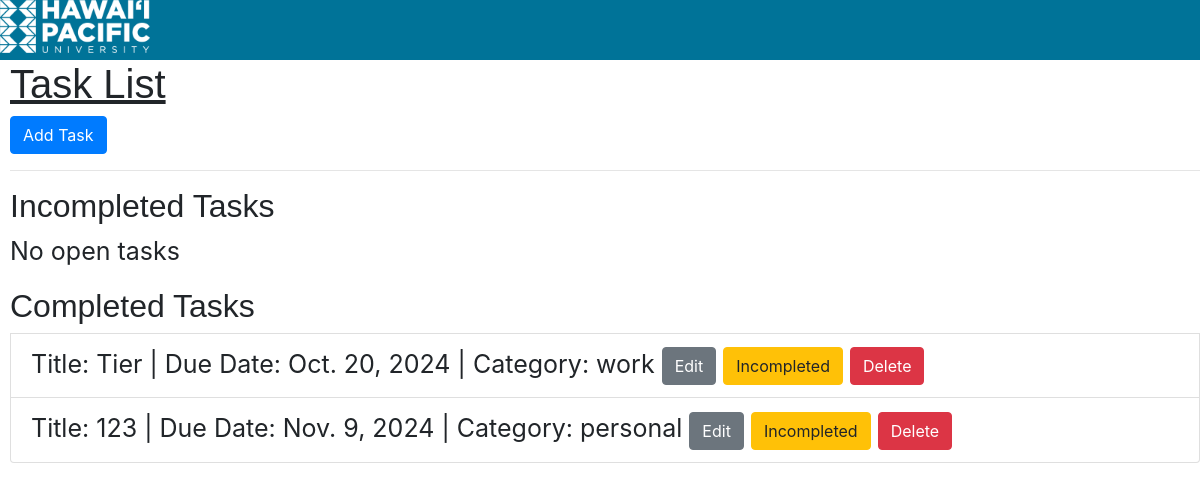
The app's page /, older data.
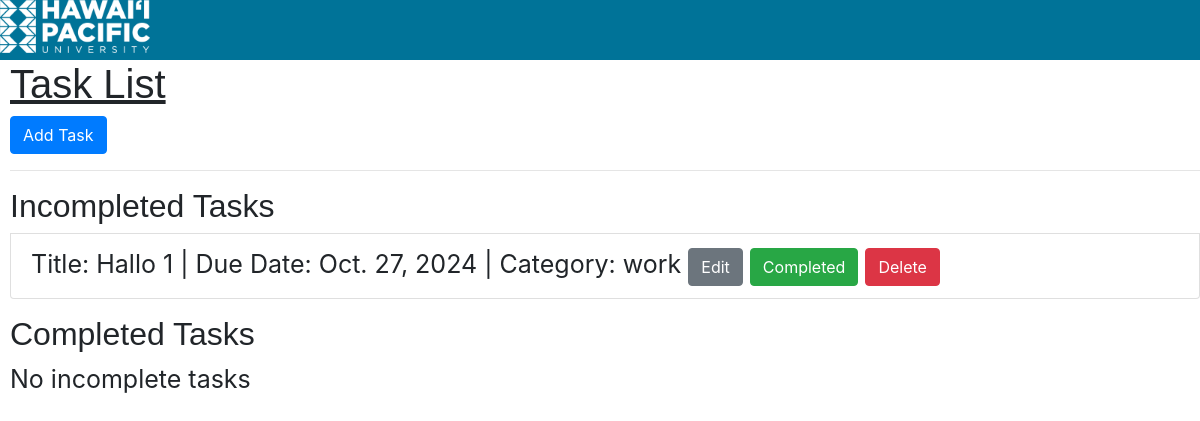
The same page, newer data.
### tasks/models.py (models this page shows)
class Task(models.Model):
    CATEGORY_CHOICES = [
        ('work', 'Work'),
        ('personal', 'Personal'),
        ('shopping', 'Shopping'),
        ('other', 'Other'),
    ]
    title = models.CharField(max_length=200)
    due_date = models.DateField()
    category = models.CharField(max_length=50, choices=CATEGORY_CHOICES)
    completed = models.BooleanField(default=False)
    def __str__(self):
        return self.title

### tasks/views.py (the view)
# urls.py: path('', views.task_list, name='task_list'),
def task_list(request):
    tasks = Task.objects.all()  # Get all tasks
    completed_tasks = [task for task in tasks if task.completed]
    incomplete_tasks = [task for task in tasks if not task.completed]
    print(completed_tasks)
    return render(request, 'tasks/task_list.html', {
        'completed_tasks': completed_tasks,  # Korrigierter Schlüssel
        'incomplete_tasks': incomplete_tasks  # Korrigierter Schlüssel
    })

### tasks/templates/tasks/task_list.html (shortened to what this page needs)
{% extends 'tasks/base.html' %}
{% block content %}
    <h1>Task List</h1>
    <a href="{% url 'add_task' %}">
        <button type="button" class="btn btn-primary">Add Task</button>
    </a>
    <hr>
    <ul class="list-group">
        <h2>Incompleted Tasks</h2>
        {% for task in incomplete_tasks %}
        <li class="list-group-item">
            Title: {{ task.title }}  |  Due Date: {{ task.due_date }}  |  Category: {{task.category}}
            <a href="{% url 'edit_task' task.pk %}">
                <button type="button" class="btn btn-secondary">Edit</button>
            </a>
            <form action="{% url 'complete_task' task.pk %}" method="POST" style="display:inline;">
                <button type="submit" class="btn btn-success">Completed</button>
            </form>
            <form action="{% url 'delete_task' task.pk %}" method="POST" style="display:inline;">
                <button type="submit" class="btn btn-danger">Delete</button>
            </form>
        </li>
        {% empty %}
        <li>No open tasks</li>
        {% endfor %}
    </ul>
    <ul class="list-group">
        <h2>Completed Tasks</h2>
        {% for task in completed_tasks %}
        <li class="list-group-item">
            Title: {{ task.title }}  |  Due Date: {{ task.due_date }}  |  Category: {{task.category}}
            <a href="{% url 'edit_task' task.pk %}">
                <button type="submit" class="btn btn-secondary">Edit</button>
            </a>
            <form action="{% url 'incomplete_task' task.pk %}" method="POST" style="display:inline;">
                <button type="submit" class="btn btn-warning">Incompleted</button>
            </form>
            <form action="{% url 'delete_task' task.pk %}" method="POST" style="display:inline;">
                <button type="submit" class="btn btn-danger">Delete</button>
            </form>
        </li>
        {% empty %}
        <li>No incomplete tasks</li>
        {% endfor %}
    </ul>
{% endblock %}

Row changes from the older to the newer data that the page shows:
removed Task: title "Tier", due_date "Oct. 20, 2024", category "work", shown under "Completed Tasks"
removed Task: title "123", due_date "Nov. 9, 2024", category "personal", shown under "Completed Tasks"
added Task: title "Hallo 1", due_date "Oct. 27, 2024", category "work", shown under "Incompleted Tasks"
Text that changed along with them:
text no longer shown: "No open tasks"
text now shown: "No incomplete tasks"
